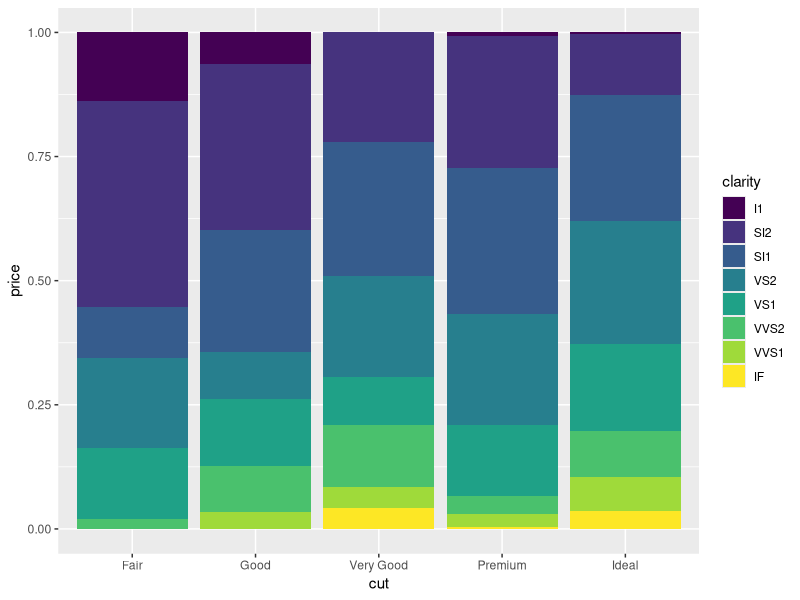
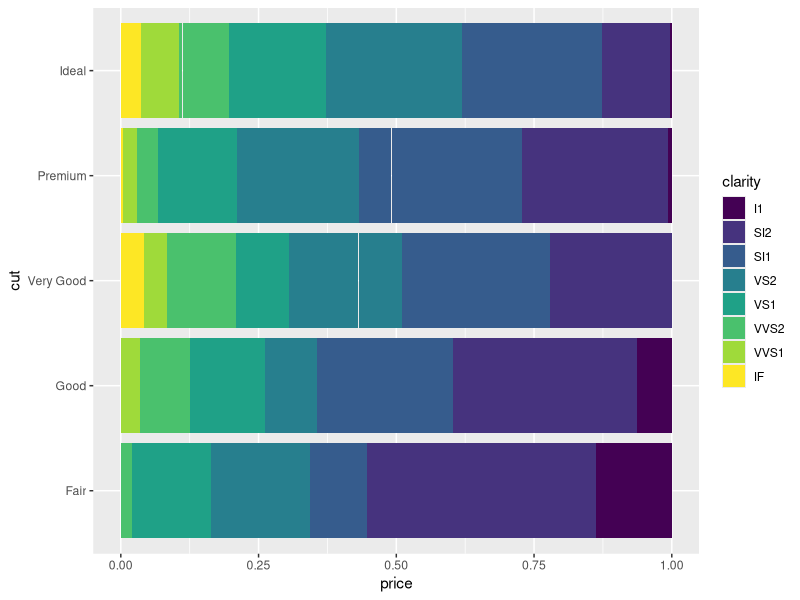
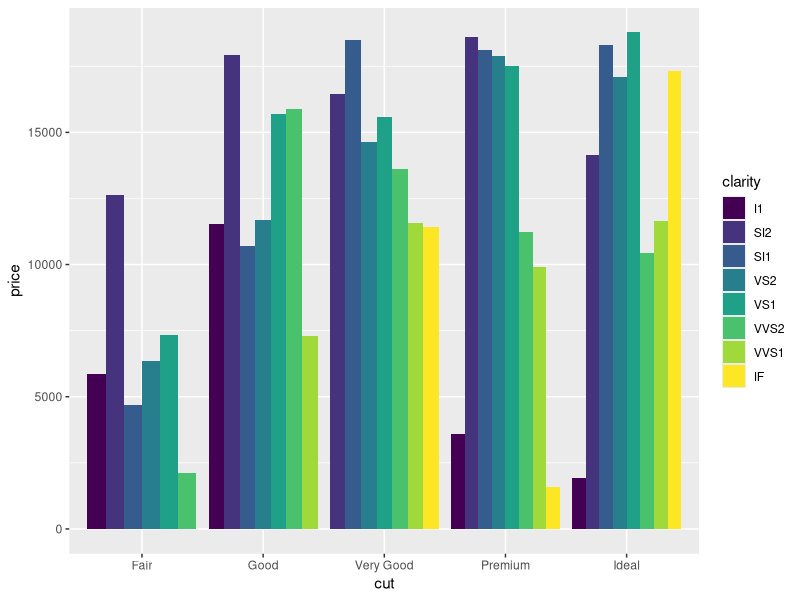
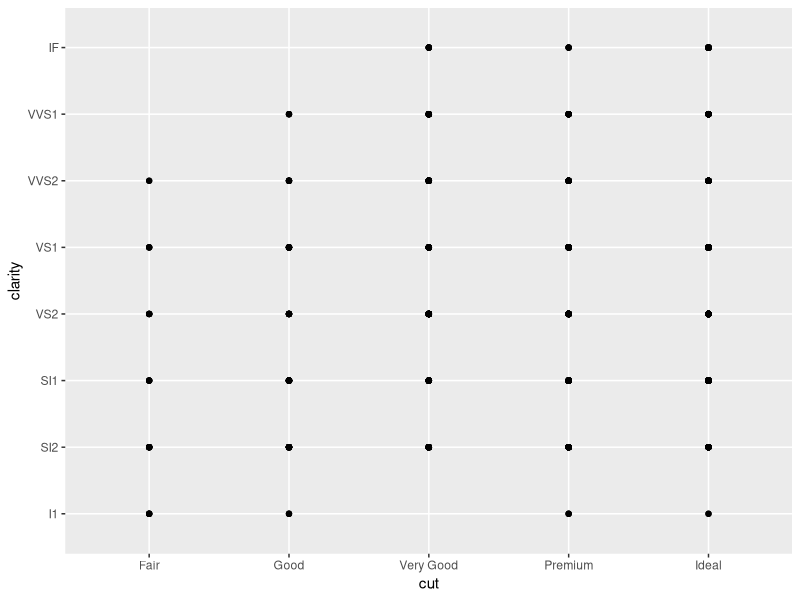
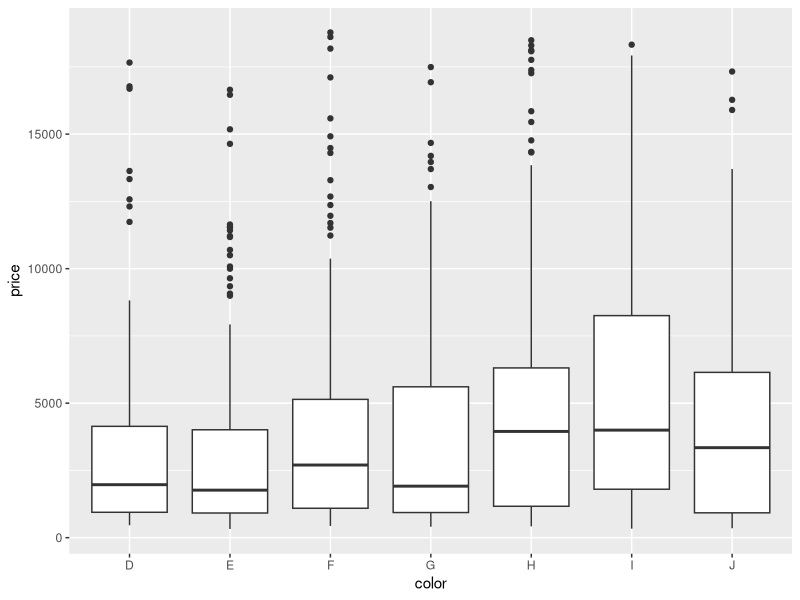
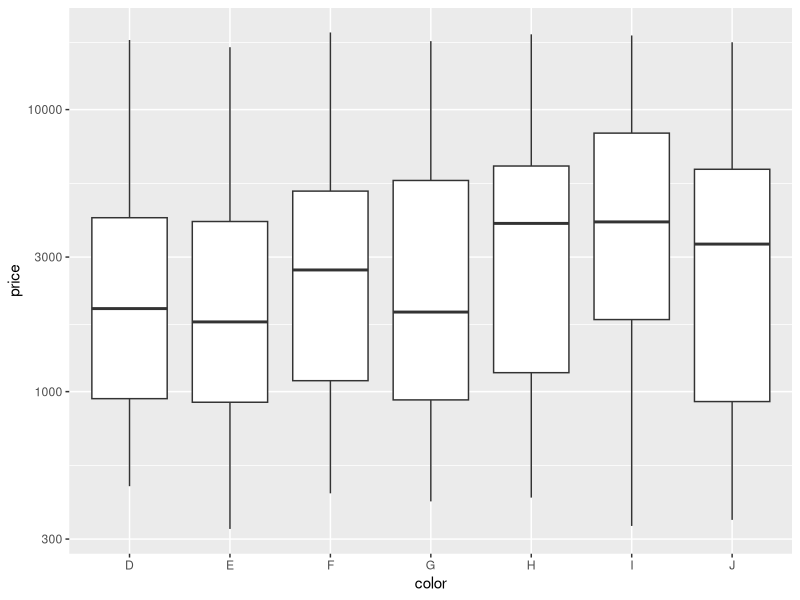
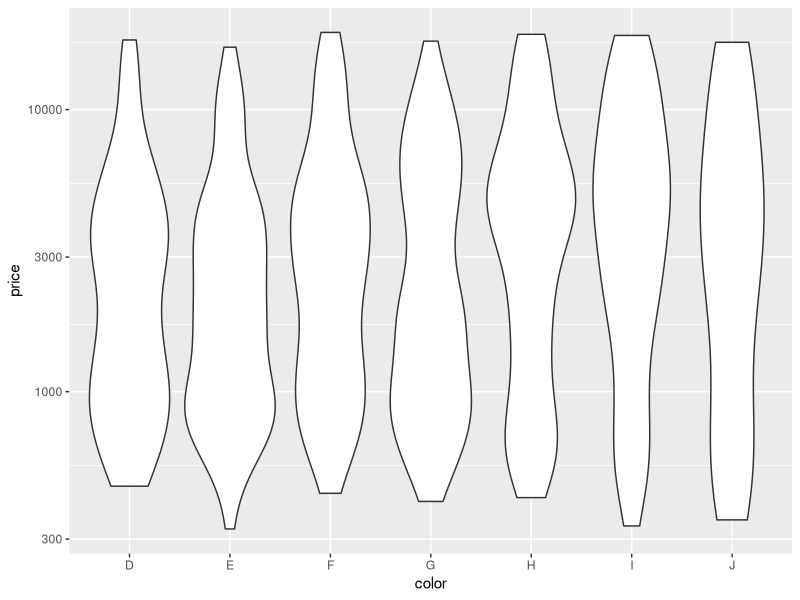
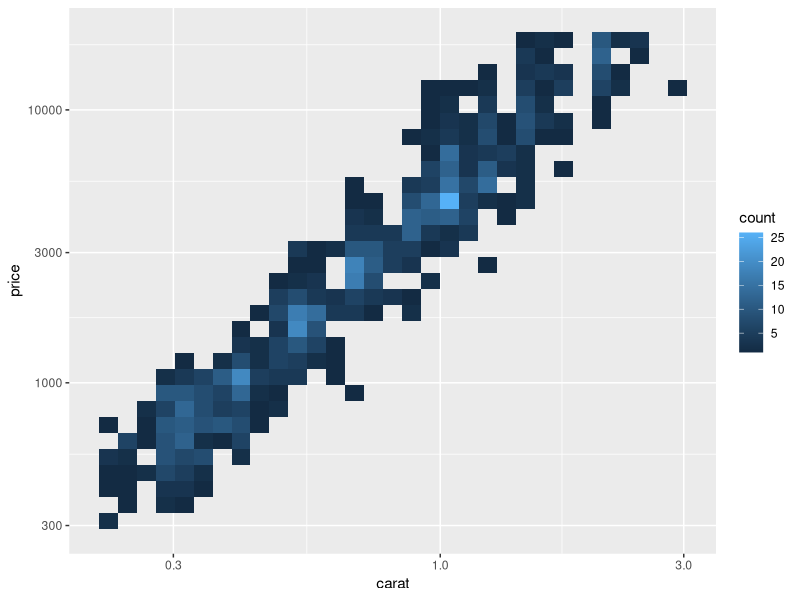

The R script that drew these images, in order:
# Exercise 2: advanced ggplot2 practice

# Install and load the `ggplot2` package
#install.packages('ggplot2')
library("ggplot2")
library("dplyr")

diamonds_sample <- sample_n(diamonds, 1000) # Randomly take 1000 numbers

# For this exercise you will again be working with the `diamonds` data set.
# Use `?diamonds` to review details about this data set
?diamonds

## Position Adjustments

# Draw a column (bar) chart of diamonds cuts by price, with each bar filled by 
# clarity. You should see a _stacked_ bar chart.
ggplot(data = diamonds_sample) +
  geom_col(mapping = aes(x = cut, y = price, fill = clarity), position = "fill")

# Draw the same chart again, but with each element positioned to "fill" the y axis
ggplot(data = diamonds_sample) +
  geom_col(mapping = aes(x = cut, y = price, fill = clarity), position = "fill") + 
  coord_flip()

# Draw the same chart again, but with each element positioned to "dodge" each other
ggplot(data = diamonds_sample) +
  geom_col(mapping = aes(x = cut, y = price, fill = clarity), position = "dodge")

# Draw a plot with point geometry with the x-position mapped to `cut` and the 
# y-position mapped to `clarity`
# This creates a "grid" grouping the points
ggplot(data = diamonds_sample) +
  geom_point(mapping = aes(x = cut, y = clarity)) 

# Use the "jitter" position adjustment to keep the points from all overlapping!
# (This works a little better with a sample of diamond data, such as from the 
# previous exercise).



## Scales

# Draw a "boxplot" (with `geom_boxplot`) for the diamond's price (y) by color (x)
ggplot(data = diamonds_sample) +
  geom_boxplot(mapping = aes(x = color, y = price))

# This has a lot of outliers, making it harder to read. To fix this, draw the 
# same plot but with a _logarithmic_ scale for the y axis.
ggplot(data = diamonds_sample) +
  geom_boxplot(mapping = aes(x = color, y = price)) +
  scale_y_log10()

# For another version, draw the same plot but with `violin` geometry instead of 
# `boxplot` geometry!
# How does the logarithmic scale change the data presentation?
ggplot(data = diamonds_sample) +
  geom_violin(mapping = aes(x = color, y = price)) +
  scale_y_log10()

# Another interesting plot: draw a plot of the diamonds price (y) by carat (x), 
# using a heatmap of 2d bins (geom_bin2d)
# What happens when you make the x and y channels scale logarithmically?
ggplot(data = diamonds_sample) +
  geom_bin2d(mapping = aes(x = carat, y = price)) +
  scale_y_log10() +
  scale_x_log10()

# Draw a scatter plot for the diamonds price (y) by carat (x). Color each point
# by the clarity (Remember, this will take a while. Use a sample of the diamonds 
# for faster results)
ggplot(data = diamonds_sample) +
  geom_point(mapping = aes(x = carat, y = price, color = clarity)) + 
  scale_color_brewer(palette = "Purples", direction = -1)

# Change the color of the previous plot using a ColorBrewer scale of your choice. 
# What looks nice?



## Coordinate Systems

# Draw a bar chart with x-position and fill color BOTH mapped to cut
# For best results, SET the `width` of the geometry to be 1 (fill plot, no space
# between)
# TIP: You can save the plot to a variable for easier modifications


# Draw the same chart, but with the coordinate system flipped


# Draw the same chart, but in a polar coordinate system. It's a Coxcomb chart!



## Facets

# Take the scatter plot of price by carat data (colored by clarity) and add 
# _facets_ based on the diamond's `color`
ggplot(data = diamonds_sample) +
  geom_point(mapping = aes(x = carat, y = price, color = color)) +
  facet_wrap(~clarity)


## Saving Plots

# Use the `ggsave()` function to save the current (recent) plot to disk.
# Name the output file "my-plot.png".
# Make sure you've set the working directory!!

